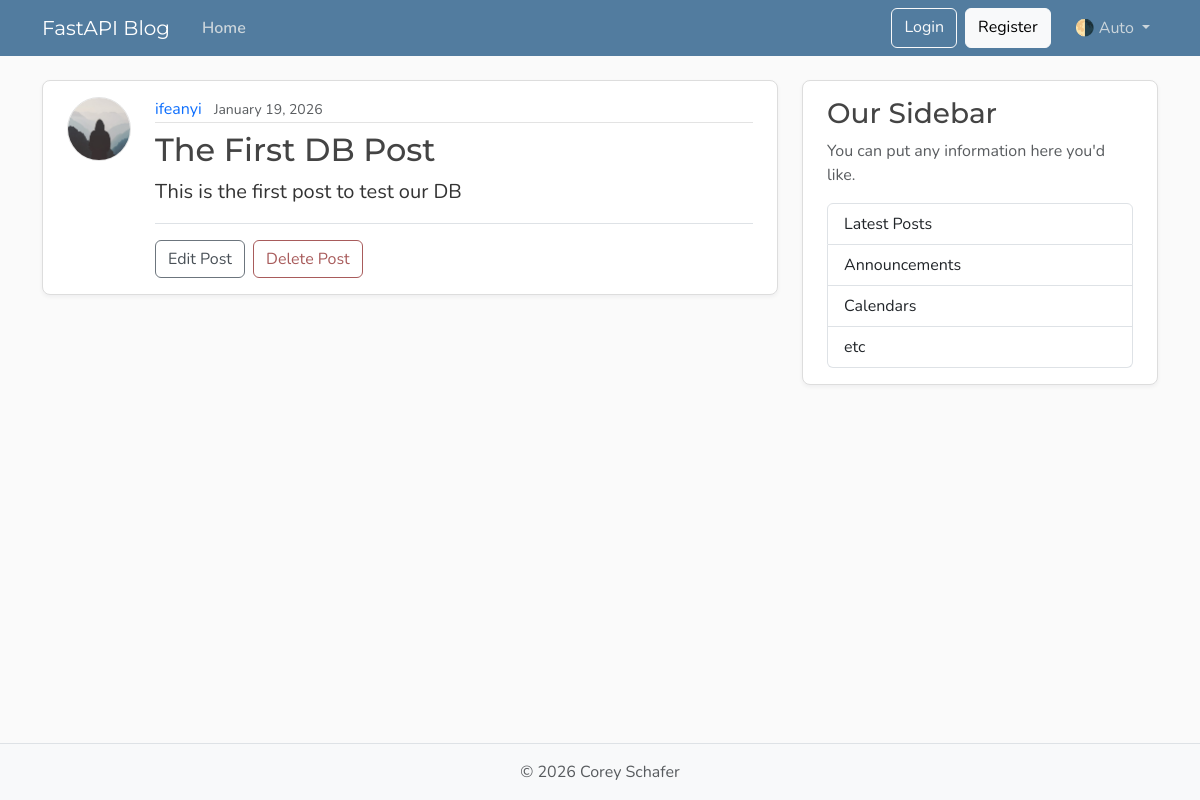
/post/1, run on an earlier commit of the app's database.
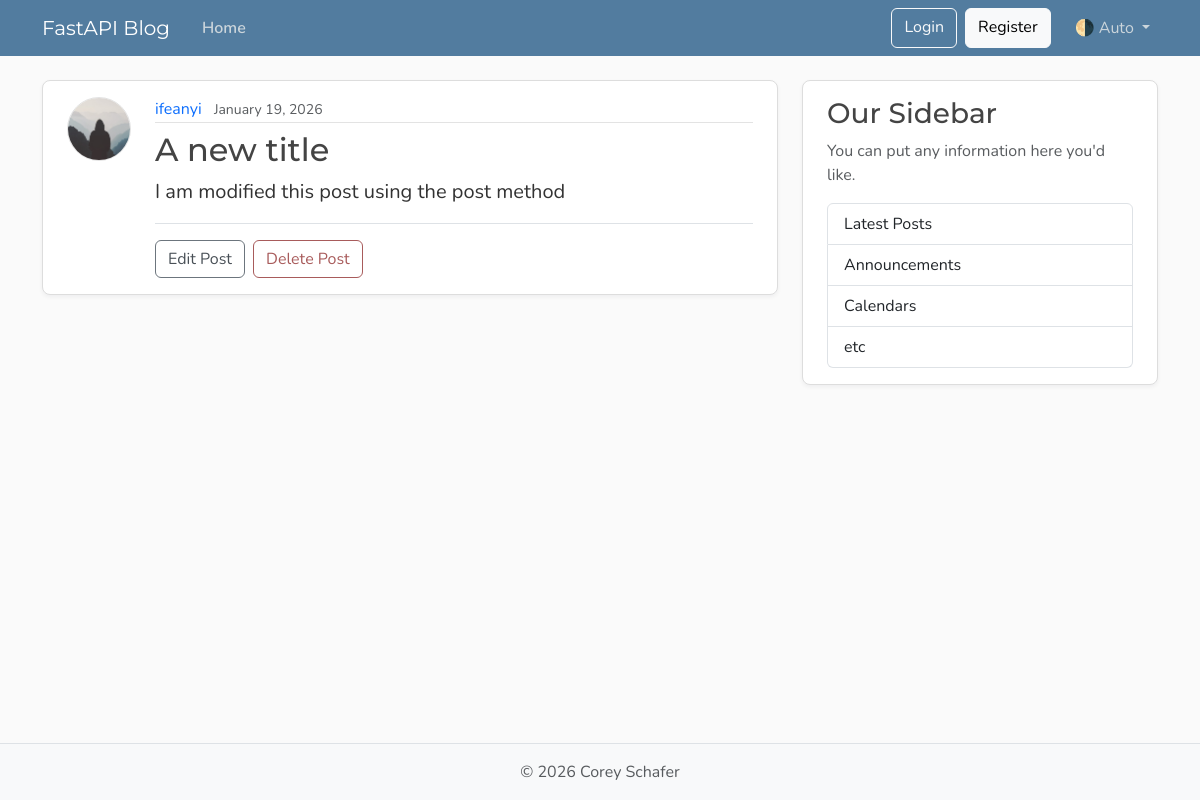
And on a later commit of the database.
### models.py (models this page shows)
class Post(Base):
    __tablename__ = "posts"
    id: Mapped[int] = mapped_column(Integer, primary_key=True, index=True)
    title: Mapped[str] = mapped_column(String(100), nullable=False)
    content: Mapped[str] = mapped_column(Text, nullable=False)
    user_id: Mapped[int] = mapped_column(
        ForeignKey("users.id"),
        nullable=False,
        index=True
    )
    date_posted: Mapped[datetime] = mapped_column(
        DateTime(timezone=True),
        default= lambda: datetime.now(UTC)
    )
    author: Mapped[User] = relationship(back_populates="posts") # Many to one relationship

### main.py (the view)
@app.get("/post/{post_id}", include_in_schema=False, name="post_page")
def post_page(request: Request, post_id: int, db: Annotated[Session, Depends(get_db)]):
    result = db.execute(select(models.Post).where(models.Post.id == post_id))
    post = result.scalar_one_or_none()
    if not post:
        raise HTTPException(status_code=status.HTTP_404_NOT_FOUND, detail="Post not found.")
    title = post.title[:50]
    return templates.TemplateResponse(
            request,
            "post.html",
            {
                "post":post,
                "title": title
            }
        )

### templates/post.html (shortened to what this page needs)
{% extends "layout.html" %}
{% block content %}
  <article class="content-section py-3 px-4 mb-4">
    <div class="d-flex align-items-start gap-4">
      <img class="rounded-circle article-img flex-shrink-0"
           src="{{ post.author.image_path }}"
           alt="{{ post.author.username }}'s profile picture"
           width="64"
           height="64"
           loading="lazy">
      <div class="flex-grow-1">
        <div class="article-metadata mb-2">
          <a class="me-2" href="{{ url_for("user_posts", user_id=post.author.id) }}">{{ post.author.username }}</a>
          <small class="text-body-secondary">{{ post.date_posted.strftime("%B %d, %Y") }}</small>
        </div>
        <h2 class="article-title">{{ post.title }}</h2>
        <p class="article-content">{{ post.content }}</p>
        <div class="post-actions mt-3 pt-3 border-top">
          <a class="btn btn-outline-secondary me-1" href="#">Edit Post</a>
          <button type="button"
                  class="btn btn-outline-danger"
                  data-bs-toggle="modal"
                  data-bs-target="#deleteModal">Delete Post</button>
        </div>
      </div>
    </div>
  </article>
{% endblock content %}

What changed in the data, as far as the page shows it:
changed Post: title "The First DB Post" → "A new title"; content "This is the first post to test our DB" → "I am modified this post using the post method"
